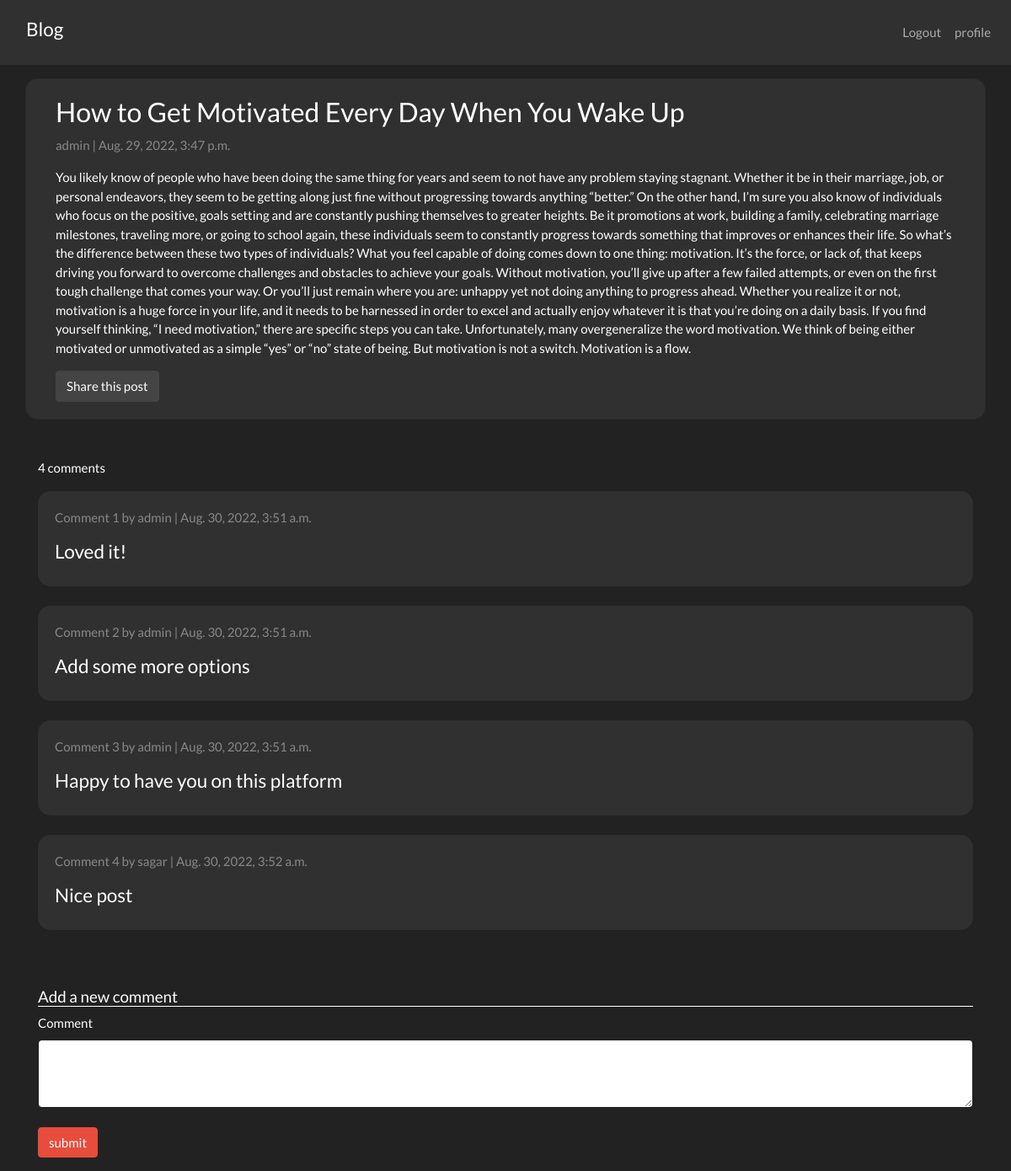
/8/ (signed in), run on the app's committed database.
### blog/models.py (models this page shows, shortened)
class Post(models.Model):
    title = models.CharField(max_length=200, unique=True)
    author = models.ForeignKey(User, on_delete= models.CASCADE,related_name='blog_posts')
    content = models.TextField()
    created_on = models.DateTimeField(auto_now_add=True)
    image_urls = models.JSONField()
    class Meta:
        ordering = ['-created_on']

class Comments(models.Model):
    post = models.ForeignKey(Post, on_delete= models.CASCADE)
    user = models.ForeignKey(User, on_delete= models.CASCADE)
    created_on = models.DateTimeField(auto_now_add=True)
    body = models.TextField()

### blog/views.py (the view)
# urls.py: path('<int:id>/',PostDetail, name='post_detail'),
def PostDetail(request,id):
    post = Post.objects.get(id=id)
    if(request.method=="POST"):
        body = request.POST["body"]
        user = request.user
        newComment = Comments.objects.create(user=user,post=post,body=body)
        newComment.save()
    comments = Comments.objects.filter(post=post)
    images = post.image_urls.get("images")
    print(images)
    count = comments.count()
    return render(request,"post_detail.html",{"comments":comments,"post":post,"count":count,"id":id,"images":images})

### blog/templates/post_detail.html (shortened to what this page needs)
{% extends 'base.html' %}
{% block body %}
<div class="container">
  <div class="row">
    <div class="col-md-12 card mb-4  mt-3 left  top" style="border-radius: 15px;">
      <div class="card-body">
        <h3> {{ post.title }}</h3>
        <p class=" text-muted">{{ post.author }} | {{ post.created_on }}</p>
        <p class="card-text ">{{ post.content}}</p>
        <form action="/share/" method="post">
        <input type="submit" value="Share this post" class="btn btn-secondary">
        </form>
      </div>
    </div>
  </div>
  <div class="row">
    {%for image in images%}
    <div class="col-3">
    </div>
    {%endfor%}
  </div>
  <p>{{count}} comments</p>
  {% for comment in comments %}
  <div class="card-body" style="border-radius: 15px;background-color:rgba(255, 255, 255, 0.062);">
    <p class=" text-muted">Comment {{ forloop.counter }} by {{ comment.user.username }} | {{ comment.created_on }}</p>
    <h4>{{comment.body}}</h4>
  </div><br>
  {%endfor%}
  <br><br>
  <h5 style="border-bottom: 1px solid white;">Add a new comment</h5>
  {% if user.is_authenticated %}
  <form method="post">
    <div class="form-group">
      <label for="body" class="form-label">Comment</label>
      <textarea name="body" id="body" cols="30" rows="3" class="form-control" required></textarea><br>
      <input type="submit" value="submit" class="btn btn-danger">
    </div>
  </form>
  {% else %}
  <h3>Login to comment</h3>
  {% endif %}
</div>
{% endblock %}

### data on the page
Post: title "How to Get Motivated Every Day When You Wake Up", author "admin", created_on "Aug. 29, 2022, 3:47 p.m.", content "You likely know of people who have been doing the same thing for years and seem to not have any problem staying stagnant. Whether it be in their marriage, job, or personal endeavors, they seem to be getting along just fine without progressing towards anything “better.” On the other hand, I’m sure you also know of individuals who focus on the positive, goals setting and are constantly pushing themselves to greater heights. Be it promotions at work, building a family, celebrating marriage milestones, traveling more, or going to school again, these individuals seem to constantly progress towards something that improves or enhances their life. So what’s the difference between these two types of…"
Comments: user.username "admin", created_on "Aug. 30, 2022, 3:51 a.m.", body "Loved it!"
Comments: user.username "admin", created_on "Aug. 30, 2022, 3:51 a.m.", body "Add some more options"
Comments: user.username "admin", created_on "Aug. 30, 2022, 3:51 a.m.", body "Happy to have you on this platform"
Comments: user.username "sagar", created_on "Aug. 30, 2022, 3:52 a.m.", body "Nice post"

### other printed values
{{ count }} "4"
